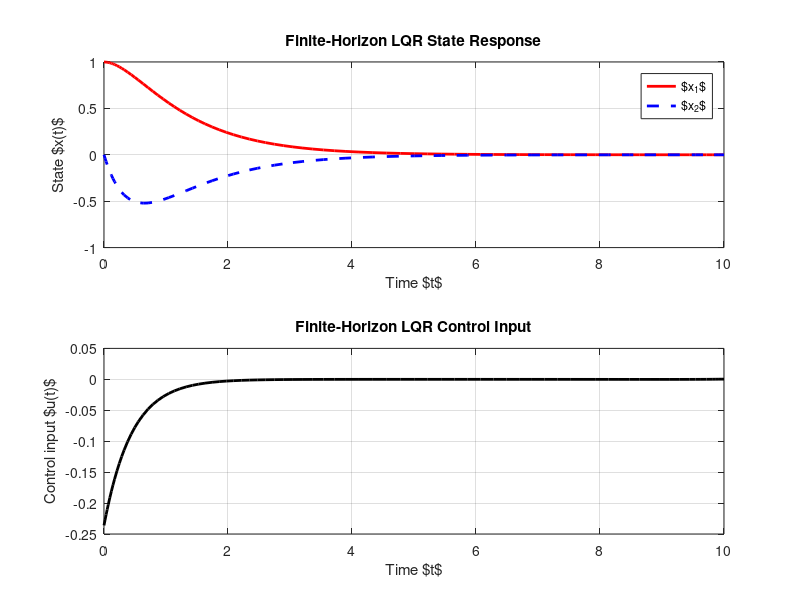

Write the MATLAB code that produced this figure.
% Finite-Horizon Continuous-Time LQR Simulation
clear; clc;

% --------------------------------------
% 1. System definition (continuous-time)
% --------------------------------------
A = [0 1; -2 -3];       % State matrix
B = [0; 1];             % Input matrix
Q = eye(2);             % State weighting
R = 1;                  % Input weighting
S = 10 * eye(2);        % Terminal state cost matrix

t0 = 0; tf = 10;        % Time interval
x0 = [1; 0];            % Initial state

% --------------------------------------
% 2. Solve Riccati Differential Equation backward in time
% --------------------------------------
% Convert matrix P to vector for ODE solver (column-stacked)
P_final = S;
p0 = reshape(P_final, [], 1);  % Vectorize P(t_f)

% Riccati ODE: dP/dt = -A'*P - P*A + P*B*inv(R)*B'*P - Q
riccati_ode = @(t, p) ...
    -reshape(A'*reshape(p,2,2) + reshape(p,2,2)*A ...
    - reshape(p,2,2)*B*(R\B')*reshape(p,2,2) + Q, [], 1);

% Integrate backward in time
[t_back, p_sol] = ode45(riccati_ode, linspace(tf, t0, 100), p0);

% Flip time to increasing order
t_vec = flipud(t_back);
P_t = flipud(p_sol);

% Interpolate K(t) at arbitrary time
K_func = @(t) ...
    (B' * reshape(interp1(t_vec, P_t, t, 'linear', 'extrap'), 2, 2)) / R;


% --------------------------------------
% 3. Define closed-loop dynamics with time-varying feedback
% dx/dt = (A - B*K(t)) * x
% --------------------------------------
f = @(t, x) (A - B * K_func(t)) * x;

% --------------------------------------
% 4. Simulate system dynamics
% --------------------------------------
[t_sim, X] = ode45(f, [t0 tf], x0);

% Compute u(t) = -K(t) * x(t)
U = zeros(length(t_sim),1);
for i = 1:length(t_sim)
    Kt = K_func(t_sim(i));
    U(i) = -Kt * X(i,:)';
end

% --------------------------------------
% 5. Plot results
% --------------------------------------
figure;

subplot(2,1,1);
plot(t_sim, X(:,1), 'r-', 'LineWidth', 2); hold on;
plot(t_sim, X(:,2), 'b--', 'LineWidth', 2);
xlabel('Time $t$'); ylabel('State $x(t)$');
legend('$x_1$','$x_2$');
title('Finite-Horizon LQR State Response');
grid on;

subplot(2,1,2);
plot(t_sim, U, 'k-', 'LineWidth', 2);
xlabel('Time $t$'); ylabel('Control input $u(t)$');
title('Finite-Horizon LQR Control Input');
grid on;
